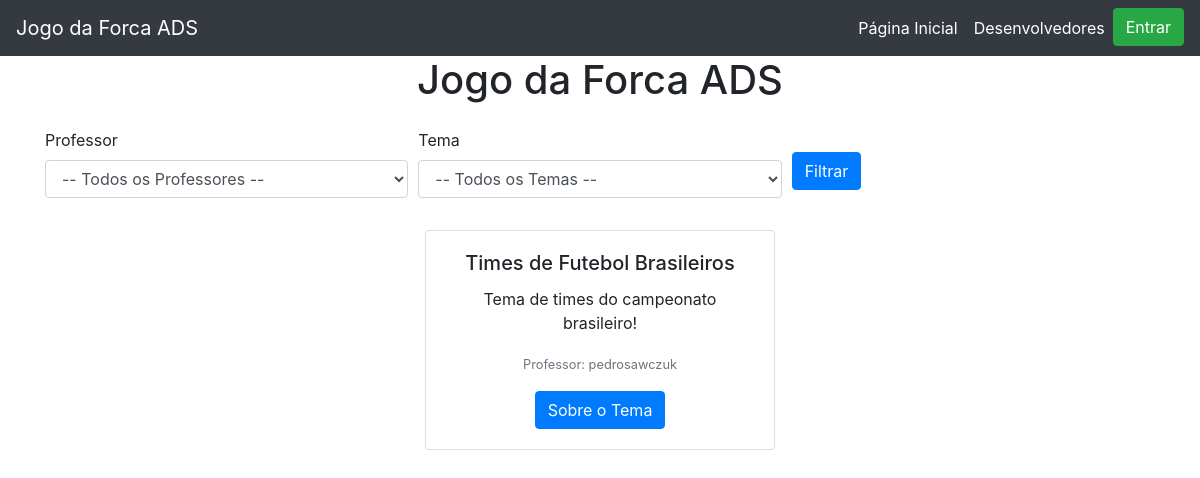
The app's page /, older data.
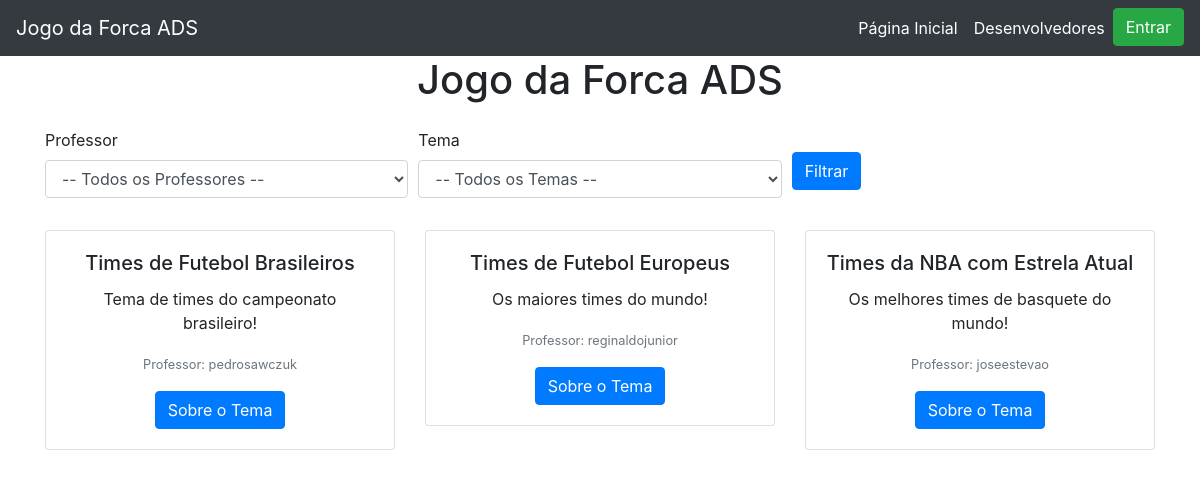
The same page, newer data.
### core/models.py (models this page shows, shortened)
class Tema(models.Model):
    nome = models.CharField(max_length=100, unique=True)
    descricao = models.TextField(blank=True, null=True)
    professor = models.ForeignKey(User, on_delete=models.CASCADE, limit_choices_to={'groups__name': 'professores'})

### core/views.py (the view)
# urls.py: path("", HomePageView.as_view(), name="homePage"),
class HomePageView(ProfessorContextMixin, TemplateView):
    template_name = "homePage.html"
    def get_context_data(self, **kwargs):
        context = super().get_context_data(**kwargs)
        professor_id = self.request.GET.get('professor')
        tema_id = self.request.GET.get('tema')
        if professor_id:
            temas = Tema.objects.filter(professor_id=professor_id)
        else:
            temas = Tema.objects.all()
        if tema_id:
            temas = temas.filter(id=tema_id)
        context['temas'] = temas
        context['professores'] = User.objects.filter(groups__name='professores')
        return context

### core/mixins.py (called while the page is built)
    def get_context_data(self, **kwargs):
        context = super().get_context_data(**kwargs)
        user = self.request.user
        context['is_professor'] = user.is_authenticated and user.groups.filter(name='professores').exists()
        return context

### core/templates/homePage.html (shortened to what this page needs)
{% extends "base.html" %}
{% block main %}
<div class="container">
  <h1 class="text-center mb-4">Jogo da Forca ADS</h1>
  <form method="get" class="mb-4">
    <div class="form-row">
      <div class="col-md-4 mb-2">
        <label for="professor">Professor</label>
        <select id="professor" name="professor" class="form-control">
          <option value="">-- Todos os Professores --</option>
        </select>
      </div>
      <div class="col-md-4 mb-2">
        <label for="tema">Tema</label>
        <select id="tema" name="tema" class="form-control">
          <option value="">-- Todos os Temas --</option>
        </select>
      </div>
      <div class="col-md-4 mb-2">
        <button type="submit" class="btn btn-primary mt-4">Filtrar</button>
      </div>
    </div>
  </form>
  <div class="row justify-content-center">
    {% for tema in temas %}
    <div class="col-md-4">
      <div class="card mb-4">
        <div class="card-body text-center">
          <h5 class="card-title">{{ tema.nome }}</h5>
          <p class="card-text">{{ tema.descricao }}</p>
          <p class="card-text"><small class="text-muted">Professor: {{ tema.professor.username }}</small></p>
          <a href="{% url 'temaDetalhes' tema.id %}" class="btn btn-primary">Sobre o Tema</a>
        </div>
      </div>
    </div>
    {% empty %}
    <p class="text-center">Nenhum tema disponível no momento.</p>
    {% endfor %}
  </div>
</div>
{% endblock main %}

### core/templates/base.html (shortened to what this page needs)
<!DOCTYPE html>
<html lang="pt-br">
  <head>
    <link
      rel="stylesheet"
      href="https://stackpath.bootstrapcdn.com/bootstrap/4.5.2/css/bootstrap.min.css"
    />
  </head>
  <body>
    <nav class="navbar navbar-expand-lg navbar-dark bg-dark">
      <a class="navbar-brand" href="{% url 'homePage' %}">Jogo da Forca ADS</a>
      <div class="collapse navbar-collapse">
        <ul class="navbar-nav ml-auto">
          <li class="nav-item">
            <a class="nav-link text-white" href="{% url 'homePage' %}"
              >Página Inicial</a
            >
          </li>
          <li class="nav-item">
            <a
              class="nav-link text-white"
              href="{% url 'desenvolvedoresPage' %}"
              >Desenvolvedores</a
            >
          </li>
          {% if user.is_authenticated %} {% if is_professor %}
          <li class="nav-item">
            <a class="btn btn-warning" href="{% url 'professorGeralPage' %}" style="margin-right: 0.5em"
              >Administrar Temas</a
            >
          </li>
          {% endif %}
          <li class="nav-item">
            <a
              class="btn btn-light"
              href="{% url 'homePage' %}"
              style="margin-right: 0.5em"
              >{{ user.username }}</a
            >
          </li>
          <li class="nav-item">
            <form action="{% url 'logout' %}" method="post" class="form-inline">
              {% csrf_token %}
              <button type="submit" class="btn btn-danger">Logout</button>
            </form>
          </li>
          {% else %}
          <li class="nav-item">
            <a class="btn btn-success" href="{% url 'signin' %}">Entrar</a>
          </li>
          {% endif %}
        </ul>
      </div>
    </nav>
    {% block main %} {% endblock main %}
  </body>
</html>

Row changes from the older to the newer data that the page shows:
added Tema: nome "Times de Futebol Europeus", descricao "Os maiores times do mundo!", professor.username "reginaldojunior"
added Tema: nome "Times da NBA com Estrela Atual", descricao "Os melhores times de basquete do mundo!", professor.username "joseestevao"
